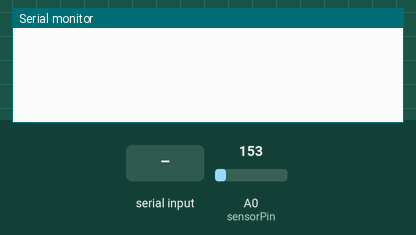
This sketch was run on a simulated Arduino Uno, built with avr-gcc and run on an emulated ATmega328P. Shown: the last lines printed to the serial monitor. Inputs (shaded band) come from the test bench; at power-on: A0 (sensorPin) = 153.

Above: at 1.3 s.
1.4 s: "1" received over Serial
At 2.2 s:
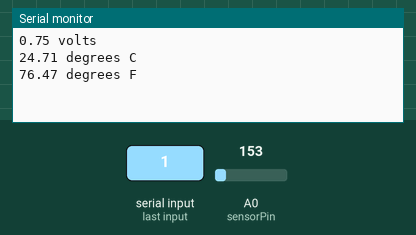
2.9 s: A0 (sensorPin) set to 165
At 4.2 s:
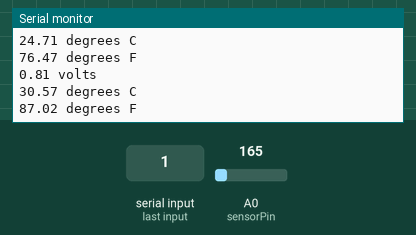
4.4 s: A0 (sensorPin) set to 175
At 5.2 s:
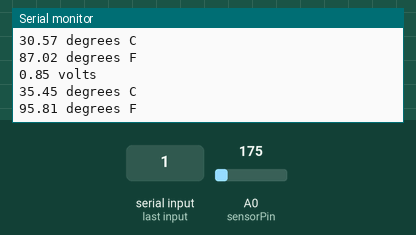
Timing chart, 0 to 7.4 s (numbered marks = the images above; inputs shaded):
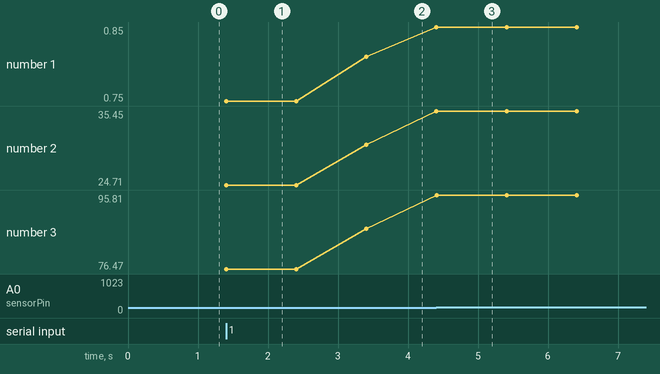

Measured:
- after the input at 1.4 s, the serial monitor: prints a new line at once (image 1)
- after the input at 2.9 s, the serial monitor: prints a new line after 0.50 s (image 2)
- after the input at 4.4 s, the serial monitor: prints a new line at once (image 3)
- plotted number 1: 0.75 → 0.81 after the input at 2.9 s, 0.81 → 0.85 after the input at 4.4 s
- plotted number 2: 24.71 → 30.57 after the input at 2.9 s, 30.57 → 35.45 after the input at 4.4 s
- plotted number 3: 76.47 → 87.02 after the input at 2.9 s, 87.02 → 95.81 after the input at 4.4 s

The sketch:

tmp.ino
```cpp
// wireless connection between arduino and pc
//TMP36 Pin Variables
int sensorPin = 0; //the analog pin the TMP36's Vout (sense) pin is connected to
                        //the resolution is 10 mV / degree centigrade with a
                        //500 mV offset to allow for negative temperatures

void setup()
{

 Serial.begin(115200);

  delay(100);  // Short delay, wait for the Mate to send back CMD

}

void loop(void)                     // run over and over again
{

    // Get command
    if (Serial.available()) {

 //getting the voltage reading from the temperature sensor
 int reading = analogRead(sensorPin);

 // converting that reading to voltage, for 3.3v arduino use 3.3
 float voltage = reading * 5.0;
 voltage /= 1024.0;

 // print out the voltage
 Serial.print(voltage); Serial.println(" volts");

 // now print out the temperature
 float temperatureC = (voltage - 0.5) * 100 ;  //converting from 10 mv per degree wit 500 mV offset
                                               //to degrees ((voltage - 500mV) times 100)
 Serial.print(temperatureC); Serial.println(" degrees C");

 // now convert to Fahrenheit
 float temperatureF = (temperatureC * 9.0 / 5.0) + 32.0;
 Serial.print(temperatureF); Serial.println(" degrees F");

 delay(1000);  //waiting a second

}
    }
```
